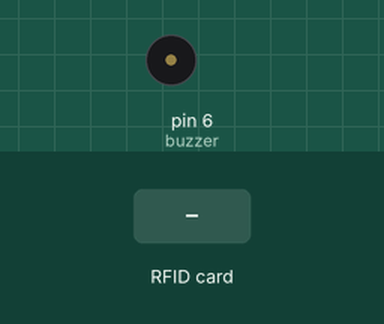
Simulated run of this sketch. Board: Arduino Uno, built with avr-gcc and run on an emulated ATmega328P. On the bench: buzzer (waves = sounding, pin HIGH). The test bench sets the inputs (shaded band). Pins used as bus, display or sensor lines are not drawn; what the sketch prints to the serial monitor is not drawn.

Above: at 1.2 s.
1.3 s: RFID card 5E 7A 19 C4 held to the reader
At 2.2 s:
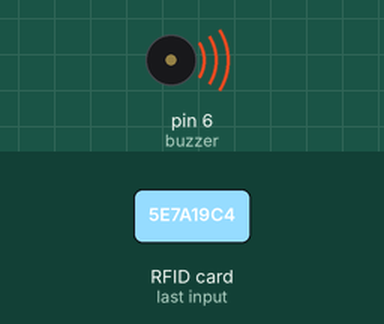
Timing chart, 0 to 4.3 s (numbered marks = the images above; inputs shaded):
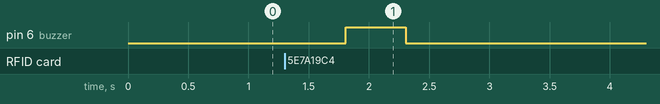

The sketch:

attendance.ino
```cpp
/*
 *
 * All the resources for this project: http://randomnerdtutorials.com/
 * Modified by Rui Santos
 *
 * Created by FILIPEFLOP
 *
 */

#include <SPI.h>
#include <MFRC522.h>

#define SS_PIN 10
#define RST_PIN 9

int buzzer = 6;
MFRC522 mfrc522(SS_PIN, RST_PIN);   // Create MFRC522 instance.

void setup()
{
  Serial.begin(9600);   // Initiate a serial communication
  SPI.begin();      // Initiate  SPI bus
  mfrc522.PCD_Init();   // Initiate MFRC522
  Serial.println("Approximate your card to the reader...");
  Serial.println();
  pinMode(buzzer,OUTPUT);

}

void getCardUID(){
   // Look for new cards
  if ( ! mfrc522.PICC_IsNewCardPresent())
  {
    return;
  }
  // Select one of the cards
  if ( ! mfrc522.PICC_ReadCardSerial())
  {
    return;
  }

  String content= "";
  byte letter;
  for (byte i = 0; i < mfrc522.uid.size; i++)
  {
     content.concat(String(mfrc522.uid.uidByte[i] < 0x10 ? " 0" : " "));
     content.concat(String(mfrc522.uid.uidByte[i], HEX));
  }

  content.toUpperCase();
  delay(500);
  digitalWrite(buzzer,HIGH);
  delay(500);
  digitalWrite(buzzer,LOW);
  Serial.println(content.substring(1));
}

void loop()
{
 getCardUID();
}
```

Measured:
- after the input at 1.3 s, pin 6 (buzzer): LOW → HIGH after 0.51 s, → LOW 0.50 s later
